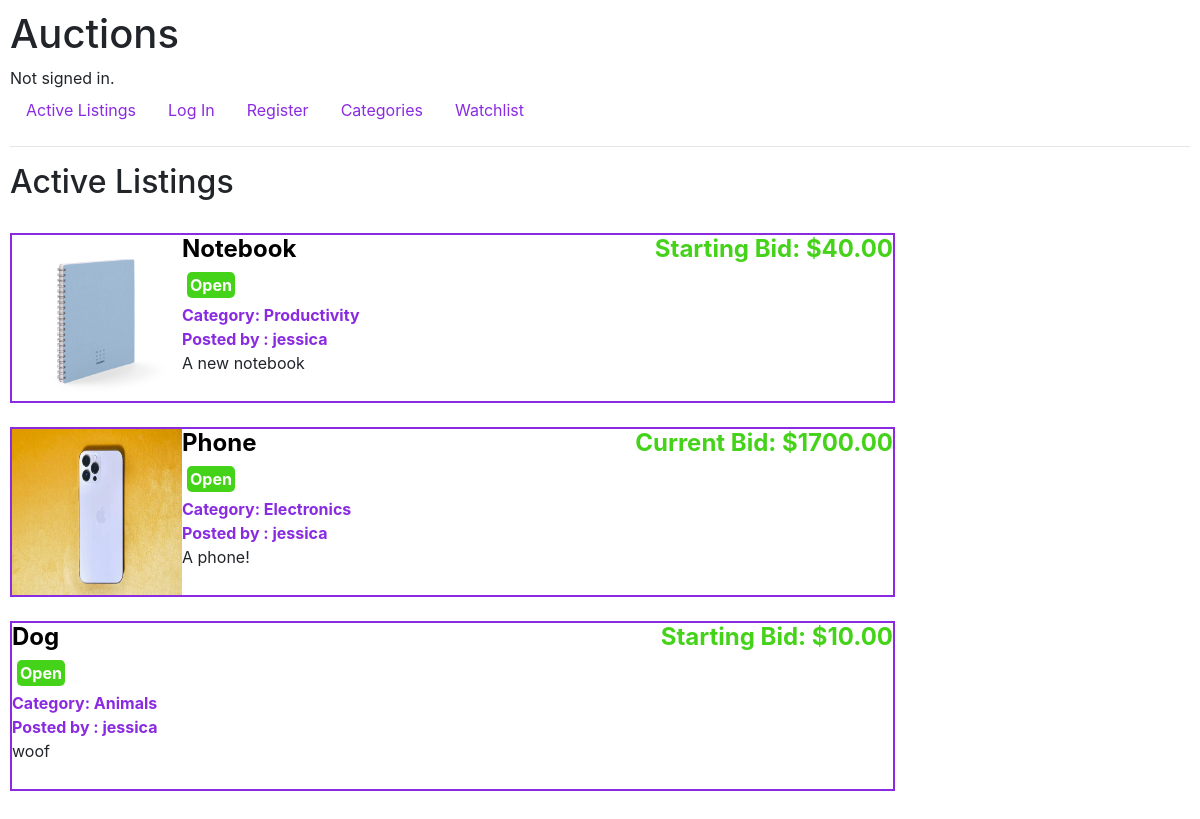
The page / on the database its author committed.
### auctions/models.py (models this page shows)
class Listings (models.Model):
    title = models.CharField (max_length = 20)
    description = models.CharField (max_length = 500)
    startingBid = models.DecimalField(max_digits = 9,decimal_places=2)
    currentBid = models.DecimalField(max_digits = 9,decimal_places=2, default= None, blank = True, null = True)
    category = models.ForeignKey (Category, on_delete = models.CASCADE, default = None, related_name = "listings")
    isOpen = models.BooleanField(default = True)
    user = models.ForeignKey (User, on_delete = models.CASCADE, default = 0, related_name = "listings")
    image = models.ImageField(upload_to='images/', blank = True, default = None)

class Category (models.Model):
    category = models.CharField(max_length = 20)

class User(AbstractUser):
    pass
    def __str__ (self):
        return f"{self.username}"

### auctions/views.py (the view)
# urls.py: path("", views.index, name="index"),
def index(request):
    return render(request, "auctions/index.html",{
        "listings" : Listings.objects.all()
    })

### auctions/templates/auctions/index.html
{% extends "auctions/layout.html" %}
{% block body %}
    <h2>Active Listings</h2>
    <br>
    {% for listing in listings%}
        {%if listing.isOpen%}
            <div class = "listing">
                {%if listing.image%}
                    <img src= "{{ listing.image.url }}" class = "scrollView">
                {% endif %}
                <div class = "inside">
                    <h4>
                        <a id = "leftTitle" href = "{% url 'page' listing.title listing.id %}">{{listing.title}}</a>
                        {%if listing.bids.all %}
                            <span class = "rightPrice">Current Bid: ${{listing.currentBid}}</span>
                        {%else%}
                            <span class = "rightPrice">Starting Bid: ${{listing.startingBid}}</span>
                        {%endif%}
                    </h4>
                    <br>
                    {% if listing.isOpen %}
                        <div class = "open">Open</div>
                    {%else%}
                        <div class = "closed">Closed</div>
                    {%endif%}
                    <div class = "info">
                        Category: {{listing.category.category}}
                        <br>
                        Posted by : {{listing.user}}
                    </div>
                    {{listing.description}}
                </div>
            </div>
            <br>
        {%endif%}
    {% endfor %}
{% endblock %}

### auctions/templates/auctions/layout.html (shortened to what this page needs)
{% load static %}
<!DOCTYPE html>
<html lang="en">
    <head>
        <link rel="stylesheet" href="https://stackpath.bootstrapcdn.com/bootstrap/4.4.1/css/bootstrap.min.css">
        <link href="{% static 'auctions/styles.css' %}" rel="stylesheet">
    </head>
    <body>
        <h1>Auctions</h1>
        <div>
            {% if user.is_authenticated %}
                Signed in as <strong>{{ user.username }}</strong>.
            {% else %}
                Not signed in.
            {% endif %}
        </div>
        <ul class="nav">
            <li class="nav-item">
                <a class="nav-link" href="{% url 'index' %}">Active Listings</a>
            </li>
            {% if user.is_authenticated %}
                <li class="nav-item">
                    <a class="nav-link" href="{% url 'post'%}">Post Listing</a>
                </li>
                <li class="nav-item">
                    <a class="nav-link" href="{% url 'logout' %}">Log Out</a>
                </li>
            {% else %}
                <li class="nav-item">
                    <a class="nav-link" href="{% url 'login' %}">Log In</a>
                </li>
                <li class="nav-item">
                    <a class="nav-link" href="{% url 'register' %}">Register</a>
                </li>
            {% endif %}
            <li>
                <a class = "nav-link" href="{% url 'categories'%}">Categories</a>
            </li>
            <li>
                <a class = "nav-link" href="{% url 'watchlist'%}">Watchlist</a>
            </li>
        </ul>
        <hr>
        {% block body %}
        {% endblock %}
    </body>
</html>

### auctions/static/auctions/styles.css (style rules this page uses)
body { padding: 10px; display: block; }
.nav-link { color:blueviolet; }
.listing { border: 2px solid blueviolet; width: 75%; height:170px; }
.scrollView { float : left; width: 170px; height: 166px; }
#leftTitle { font-weight: bold; float:left; color: black; }
.rightPrice { float: right; font-weight: bold; color: rgb(69, 211, 26); }
.info { color: blueviolet; font-weight:bold }
.inside { overflow: hidden; }
.open { background-color: rgb(69, 211, 26); color: white; font-weight: bold; border-radius: 5px; width: fit-content; padding: 1px 3px; margin: 5px; }

### rows shown on the page
Listings: image (picture), title "Notebook", startingBid "40.00", isOpen "Open", category.category "Productivity", user "jessica", description "A new notebook"
Listings: image (picture), title "Phone", currentBid "1700.00", isOpen "Open", category.category "Electronics", user "jessica", description "A phone!"
Listings: title "Dog", startingBid "10.00", isOpen "Open", category.category "Animals", user "jessica", description "woof"
